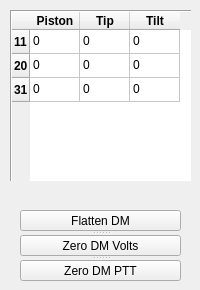
    <widget class="QWidget" name="tab_3">
     <attribute name="title">
      <string>Baselines</string>
     </attribute>
     <widget class="QWidget" name="widget_manualDM_inner_base_2" native="true">
      <property name="geometry">
       <rect>
        <x>10</x>
        <y>10</y>
        <width>181</width>
        <height>171</height>
       </rect>
      </property>
      <widget class="QWidget" name="layoutWidget">
       <property name="geometry">
        <rect>
         <x>0</x>
         <y>0</y>
         <width>258</width>
         <height>194</height>
        </rect>
       </property>
       <layout class="QVBoxLayout" name="verticalLayout_25">
        <item>
         <widget class="QTableWidget" name="tab_DMposition_base">
          <property name="enabled">
           <bool>true</bool>
          </property>
          <property name="sizePolicy">
           <sizepolicy hsizetype="Minimum" vsizetype="Minimum">
            <horstretch>0</horstretch>
            <verstretch>0</verstretch>
           </sizepolicy>
          </property>
          <property name="frameShape">
           <enum>QFrame::Box</enum>
          </property>
          <property name="frameShadow">
           <enum>QFrame::Sunken</enum>
          </property>
          <property name="lineWidth">
           <number>1</number>
          </property>
          <property name="verticalScrollBarPolicy">
           <enum>Qt::ScrollBarAlwaysOff</enum>
          </property>
          <property name="horizontalScrollBarPolicy">
           <enum>Qt::ScrollBarAlwaysOff</enum>
          </property>
          <property name="sizeAdjustPolicy">
           <enum>QAbstractScrollArea::AdjustIgnored</enum>
          </property>
          <property name="editTriggers">
           <set>QAbstractItemView::AllEditTriggers</set>
          </property>
          <property name="selectionMode">
           <enum>QAbstractItemView::NoSelection</enum>
          </property>
          <property name="iconSize">
           <size>
            <width>0</width>
            <height>0</height>
           </size>
          </property>
          <property name="horizontalScrollMode">
           <enum>QAbstractItemView::ScrollPerPixel</enum>
          </property>
          <property name="wordWrap">
           <bool>true</bool>
          </property>
          <property name="cornerButtonEnabled">
           <bool>false</bool>
          </property>
          <attribute name="horizontalHeaderDefaultSectionSize">
           <number>50</number>
          </attribute>
          <attribute name="horizontalHeaderShowSortIndicator" stdset="0">
           <bool>false</bool>
          </attribute>
          <attribute name="verticalHeaderDefaultSectionSize">
           <number>24</number>
          </attribute>
          <row>
           <property name="text">
            <string>11</string>
           </property>
           <property name="font">
            <font>
             <weight>75</weight>
             <bold>true</bold>
            </font>
           </property>
          </row>
          <row>
           <property name="text">
            <string>20</string>
           </property>
           <property name="font">
            <font>
             <weight>75</weight>
             <bold>true</bold>
            </font>
           </property>
          </row>
          <row>
           <property name="text">
            <string>31</string>
           </property>
           <property name="font">
            <font>
             <weight>75</weight>
             <bold>true</bold>
            </font>
           </property>
          </row>
          <column>
           <property name="text">
            <string>Piston</string>
           </property>
           <property name="font">
            <font>
             <weight>75</weight>
             <bold>true</bold>
            </font>
           </property>
          </column>
          <column>
           <property name="text">
            <string>Tip</string>
           </property>
           <property name="font">
            <font>
             <weight>75</weight>
             <bold>true</bold>
            </font>
           </property>
          </column>
          <column>
           <property name="text">
            <string>Tilt</string>
           </property>
           <property name="font">
            <font>
             <weight>75</weight>
             <bold>true</bold>
            </font>
           </property>
          </column>
          <item row="0" column="0">
           <property name="text">
            <string>0</string>
           </property>
          </item>
          <item row="0" column="1">
           <property name="text">
            <string>0</string>
           </property>
           <property name="font">
            <font>
             <weight>50</weight>
             <bold>false</bold>
            </font>
           </property>
          </item>
          <item row="0" column="2">
           <property name="text">
            <string>0</string>
           </property>
          </item>
          <item row="1" column="0">
           <property name="text">
            <string>0</string>
           </property>
          </item>
          <item row="1" column="1">
           <property name="text">
            <string>0</string>
           </property>
          </item>
          <item row="1" column="2">
           <property name="text">
            <string>0</string>
           </property>
          </item>
          <item row="2" column="0">
           <property name="text">
            <string>0</string>
           </property>
          </item>
          <item row="2" column="1">
           <property name="text">
            <string>0</string>
           </property>
          </item>
          <item row="2" column="2">
           <property name="text">
            <string>0</string>
           </property>
          </item>
         </widget>
        </item>
       </layout>
      </widget>
     </widget>
     <widget class="QSplitter" name="splitter_15">
      <property name="geometry">
       <rect>
        <x>20</x>
        <y>210</y>
        <width>161</width>
        <height>71</height>
       </rect>
      </property>
      <property name="orientation">
       <enum>Qt::Vertical</enum>
      </property>
      <widget class="QPushButton" name="pushButton_flattenDM_base">
       <property name="maximumSize">
        <size>
         <width>181</width>
         <height>32</height>
        </size>
       </property>
       <property name="text">
        <string>Flatten DM</string>
       </property>
      </widget>
      <widget class="QPushButton" name="pushButton_zeroDMvolts_base">
       <property name="maximumSize">
        <size>
         <width>181</width>
         <height>32</height>
        </size>
       </property>
       <property name="text">
        <string>Zero DM Volts</string>
       </property>
      </widget>
      <widget class="QPushButton" name="pushButton_zeroDMptt_base">
       <property name="maximumSize">
        <size>
         <width>181</width>
         <height>32</height>
        </size>
       </property>
       <property name="text">
        <string>Zero DM PTT</string>
       </property>
      </widget>
     </widget>
    </widget>
